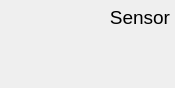
<?xml version="1.0" encoding="UTF-8"?>
<ui version="4.0">
 <class>Sensor</class>
 <widget class="QWidget" name="Sensor">
  <property name="geometry">
   <rect>
    <x>0</x>
    <y>0</y>
    <width>175</width>
    <height>88</height>
   </rect>
  </property>
  <property name="minimumSize">
   <size>
    <width>0</width>
    <height>0</height>
   </size>
  </property>
  <property name="maximumSize">
   <size>
    <width>16777215</width>
    <height>16777215</height>
   </size>
  </property>
  <property name="windowTitle">
   <string>Sensor</string>
  </property>
  <property name="styleSheet">
   <string notr="true"/>
  </property>
  <layout class="QGridLayout" name="gridLayout">
   <property name="leftMargin">
    <number>5</number>
   </property>
   <property name="topMargin">
    <number>5</number>
   </property>
   <property name="rightMargin">
    <number>5</number>
   </property>
   <property name="bottomMargin">
    <number>5</number>
   </property>
   <property name="horizontalSpacing">
    <number>10</number>
   </property>
   <property name="verticalSpacing">
    <number>0</number>
   </property>
   <item row="0" column="0">
    <widget class="QWSwitcher" name="toggle" native="true">
     <property name="minimumSize">
      <size>
       <width>50</width>
       <height>25</height>
      </size>
     </property>
     <property name="maximumSize">
      <size>
       <width>50</width>
       <height>25</height>
      </size>
     </property>
    </widget>
   </item>
   <item row="1" column="0" colspan="3">
    <widget class="QWidget" name="widget" native="true">
     <layout class="QGridLayout" name="gridLayout_2">
      <property name="leftMargin">
       <number>0</number>
      </property>
      <property name="topMargin">
       <number>0</number>
      </property>
      <property name="rightMargin">
       <number>0</number>
      </property>
      <property name="bottomMargin">
       <number>0</number>
      </property>
      <property name="spacing">
       <number>5</number>
      </property>
      <item row="0" column="0">
       <widget class="QtMaterialTextField" name="lineEdit_humidity" native="true">
        <property name="minimumSize">
         <size>
          <width>80</width>
          <height>50</height>
         </size>
        </property>
        <property name="maximumSize">
         <size>
          <width>80</width>
          <height>50</height>
         </size>
        </property>
       </widget>
      </item>
      <item row="0" column="1">
       <widget class="QtMaterialTextField" name="lineEdit_temp" native="true">
        <property name="minimumSize">
         <size>
          <width>80</width>
          <height>50</height>
         </size>
        </property>
        <property name="maximumSize">
         <size>
          <width>80</width>
          <height>50</height>
         </size>
        </property>
       </widget>
      </item>
     </layout>
    </widget>
   </item>
   <item row="0" column="2">
    <widget class="QLabel" name="title">
     <property name="font">
      <font>
       <pointsize>14</pointsize>
      </font>
     </property>
     <property name="text">
      <string>Sensor</string>
     </property>
     <property name="alignment">
      <set>Qt::AlignmentFlag::AlignRight|Qt::AlignmentFlag::AlignTrailing|Qt::AlignmentFlag::AlignVCenter</set>
     </property>
    </widget>
   </item>
   <item row="0" column="1">
    <widget class="QLabel" name="label_res">
     <property name="minimumSize">
      <size>
       <width>25</width>
       <height>25</height>
      </size>
     </property>
     <property name="maximumSize">
      <size>
       <width>25</width>
       <height>25</height>
      </size>
     </property>
     <property name="text">
      <string/>
     </property>
    </widget>
   </item>
  </layout>
 </widget>
 <customwidgets>
  <customwidget>
   <class>QtMaterialTextField</class>
   <extends>QWidget</extends>
   <header>qt_material_widgets/qtmaterialtextfield.h</header>
   <container>1</container>
  </customwidget>
  <customwidget>
   <class>QWSwitcher</class>
   <extends>QWidget</extends>
   <header>qwool/qwswitcher.h</header>
   <container>1</container>
  </customwidget>
 </customwidgets>
 <resources/>
 <connections/>
</ui>
